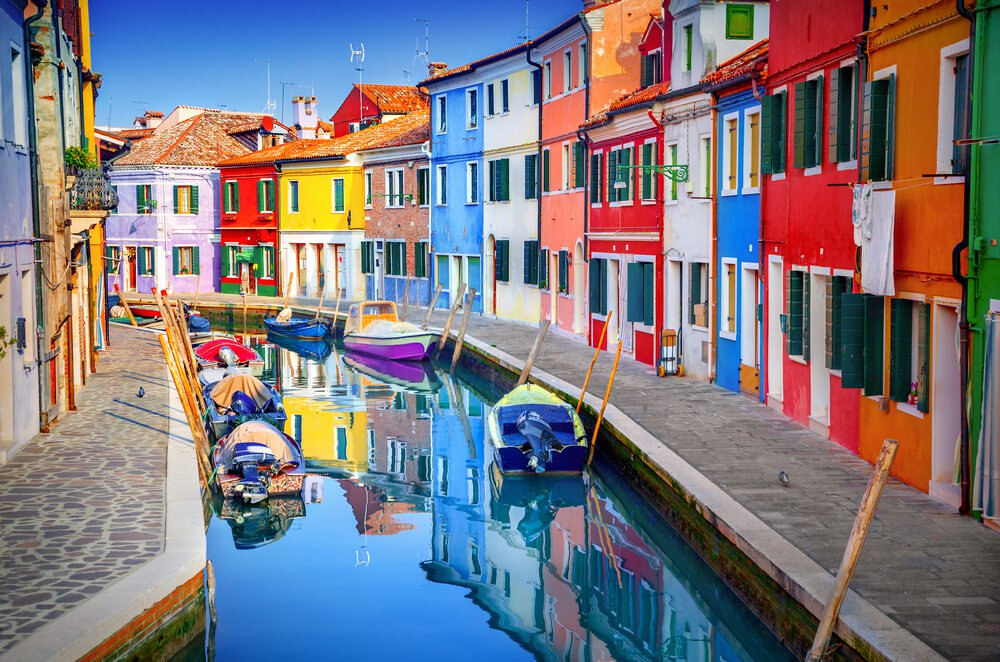
#> input picture colorpic.jpg, 1000 x 662 px
$ python -i shape.py   (imports and definitions only)
#> lines starting #> are read from the running program, lines starting #| are printed output that depends on the picture; after the words box and inside, x2 and y2 are one past the last pixel; in counts of white or black regions, pixels touching at a corner belong together
import numpy as np
import cv2


def shapedet(im):
#> called with im = 'colorpic.jpg'
    img = cv2.imread(im)
#> img is the input picture: shape (662, 1000, 3); mean B, G, R 127.2, 120.1, 124.8
    imgGry = cv2.cvtColor(img, cv2.COLOR_BGR2GRAY)
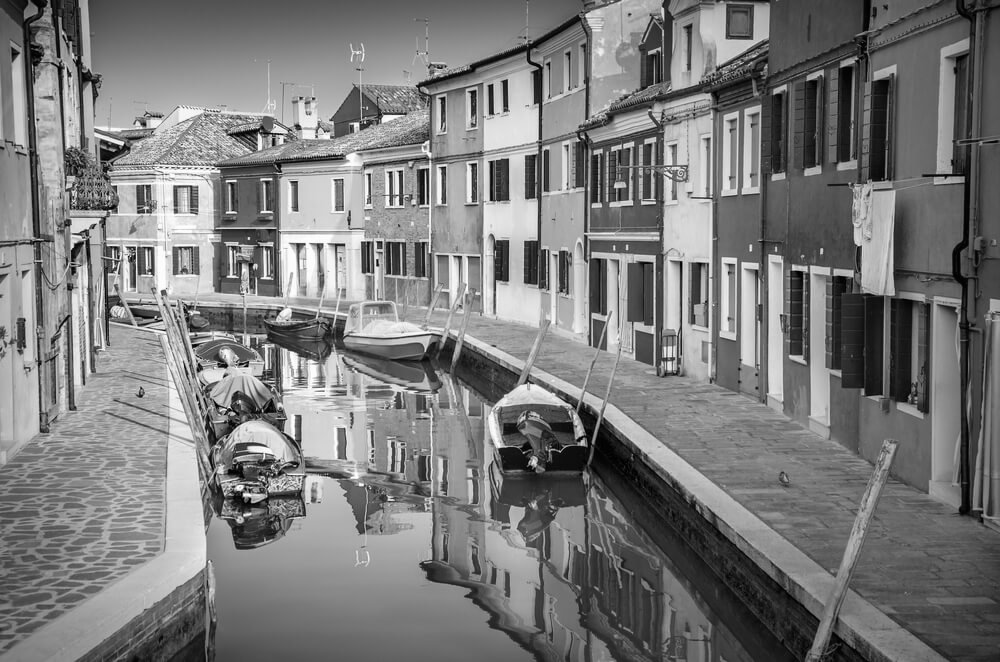
#> imgGry: shape (662, 1000); min 0, max 255, mean 122.4
    ret, thrash = cv2.threshold(imgGry, 240 , 255, cv2.CHAIN_APPROX_NONE)
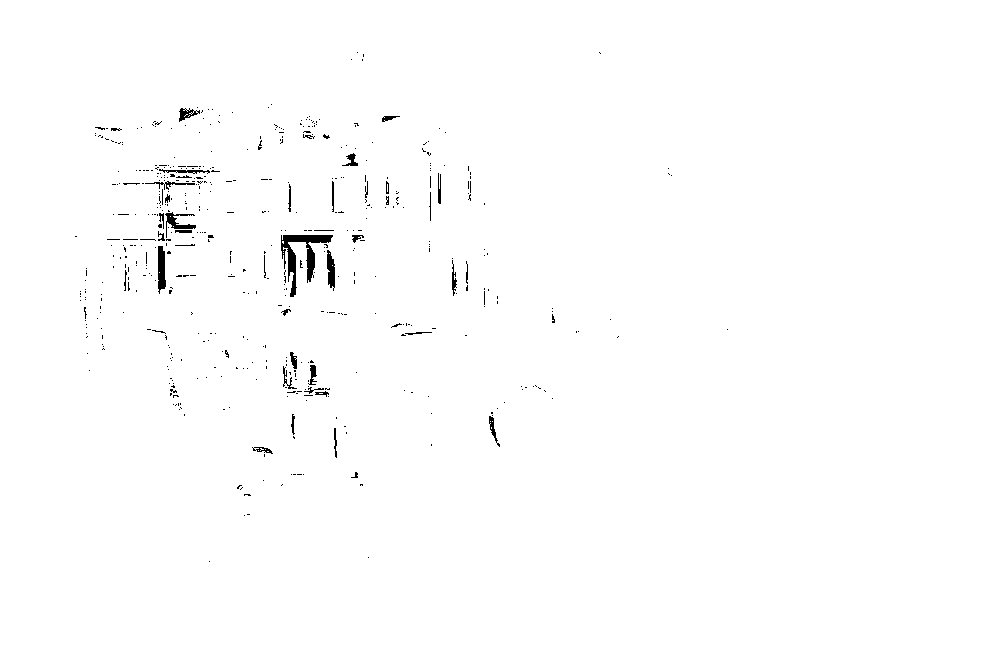
#> thrash: shape (662, 1000); 99.2% white; 520 black regions (476 under 20 px)
    contours, hierarchy = cv2.findContours(thrash, cv2.RETR_TREE, cv2.CHAIN_APPROX_NONE)
#> contours = 639 contours, 569 with area under 20; largest, box (x1, y1, x2, y2) and area: (0, 0, 1000, 662) 660339, (280, 234, 334, 298) 1186, (157, 245, 167, 295) 356, (164, 211, 197, 239) 323, (326, 249, 336, 289) 272

    for contour in contours:
        approx = cv2.approxPolyDP(contour, 0.01* cv2.arcLength(contour, True), True)
        cv2.drawContours(img, [approx], 0, (0, 0, 0), 5)
        x = approx.ravel()[0]-50
        y = approx.ravel()[1]-5
        if len(approx) == 3:
            cv2.putText( img, "Triangle", (x, y), cv2.FONT_HERSHEY_COMPLEX, 0.5, (0, 0, 0) )
        elif len(approx) == 4:
            x, y , w, h = cv2.boundingRect(approx)
            aspectRatio = float(w)/h
            #print(aspectRatio)
            if aspectRatio >= 0.95 and aspectRatio < 1.05:
                cv2.putText(img, "square", (x, y), cv2.FONT_HERSHEY_COMPLEX, 0.5, (0, 0, 0))
            else:
                cv2.putText(img, "rectangle", (x, y), cv2.FONT_HERSHEY_COMPLEX, 0.5, (0, 0, 0))
        elif len(approx) == 5:
            cv2.putText(img, "pentagon", (x, y), cv2.FONT_HERSHEY_COMPLEX, 0.5, (0, 0, 0))
        elif len(approx) == 6:
            cv2.putText(img, "hexagon", (x, y), cv2.FONT_HERSHEY_COMPLEX, 0.5, (0, 0, 0))
        elif len(approx) == 10:
            cv2.putText(img, "star", (x, y), cv2.FONT_HERSHEY_COMPLEX, 0.5, (0, 0, 0))
        else:
            cv2.putText(img, "circle", (x, y), cv2.FONT_HERSHEY_COMPLEX, 0.5, (0, 0, 0))
#> this loop made 639 passes
#> (approx, w, h, aspectRatio) on passes 1, 2, 3, 4, 7, 8, 9, 10, 13, 14: ([[0, 0], [0, 661], [999, 661], [999, 0]], 1000, 662, 1.51), ([[208, 561], [209, 560], [210, 561], [209, 562]], 3, 3, 1), ([[367, 557], [368, 556], [369, 557], [368, 558]], 3, 3, 1), ([[243, 515], [244, 514], [245, 515], [244, 516]], 3, 3, 1), ([[239, 489], [240, 488], [241, 489], [240, 490]], 3, 3, 1), ([[240, 488], [241, 487], [242, 488], [241, 489]], 3, 3, 1), ([[241, 487], [242, 486], [243, 487], [242, 488]], 3, 3, 1), ([[280, 485], [281, 484], [282, 485], [281, 486]], 3, 3, 1), ([[281, 484], [282, 483], [283, 484], [282, 485]], 3, 3, 1), ([[262, 480], [263, 479], [264, 480], [263, 481]], 3, 3, 1)
#> (w, h, aspectRatio) on passes 61, 67, 72, 73, 75, 76: (3, 3, 1), (3, 3, 1), (3, 3, 1), (3, 3, 1), (3, 3, 1), (3, 3, 1)
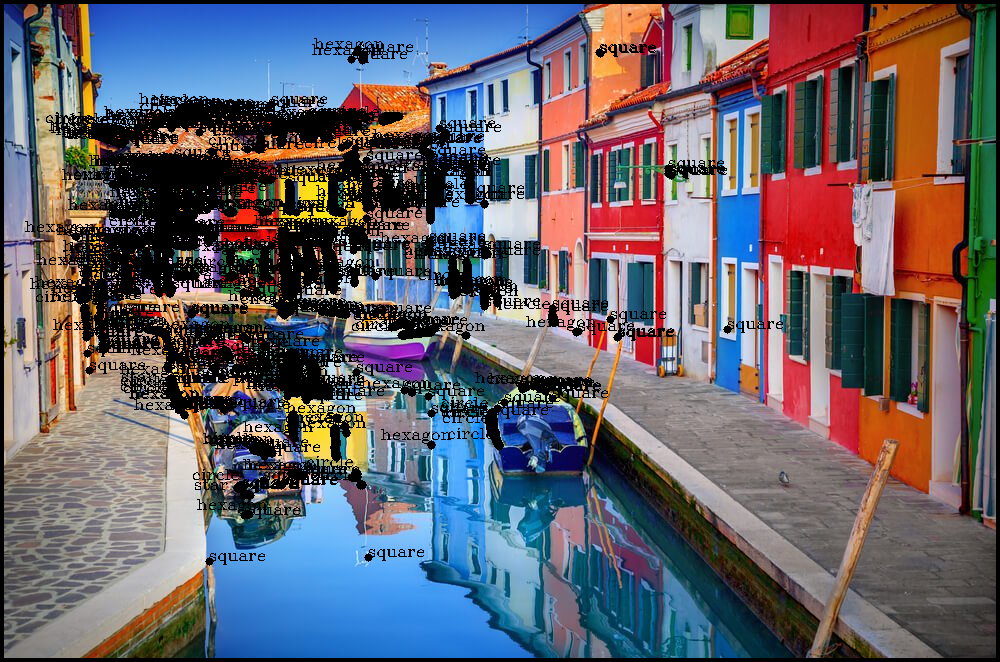
#> img: shape (662, 1000, 3); 14.71% of pixels changed, all inside (x1, y1, x2, y2) = (0, 0, 1000, 662)

    #cv2.imshow('contours', cv2.drawContours(img, [approx], 0, (0, 0, 0), 5)
    small = cv2.resize(img, (700,700))
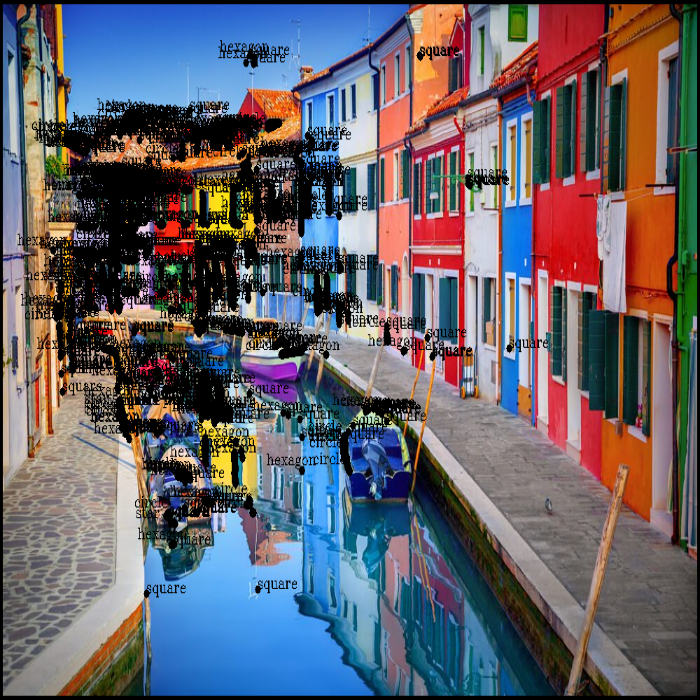
#> small: shape (700, 700, 3); mean B, G, R 106.2, 98.1, 101.2
    cv2.imshow('shapes', img)
    cv2.waitKey(0)
    cv2.destroyAllWindows()

>>> result = shapedet('colorpic.jpg')
